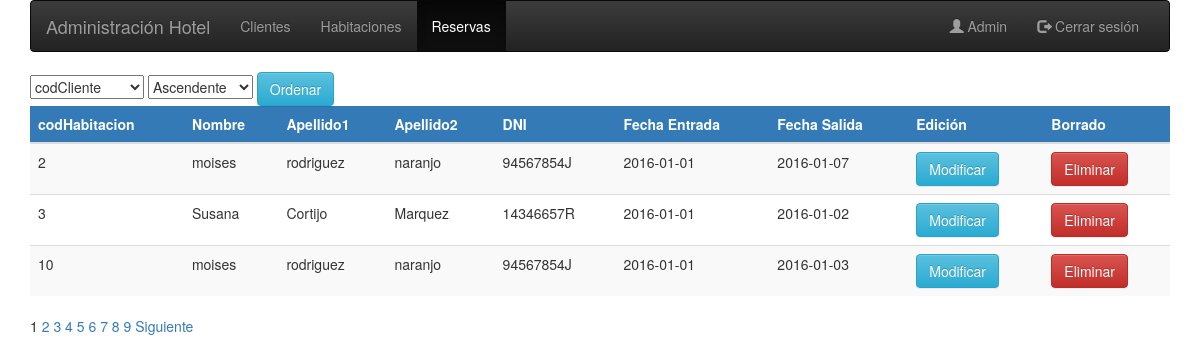
Screenshot of /administracion/reservas.php (signed in) with the database file from the repository.
### tables this page shows
CREATE TABLE `reserva` (
  `codHabitacion` int(10) NOT NULL,
  `codCliente` int(10) NOT NULL,
  `fechaEntrada` date NOT NULL,
  `fechaSalida` date NOT NULL
);

CREATE TABLE `habitacion` (
  `codHabitacion` int(10) NOT NULL,
  `tipo` varchar(16) NOT NULL,
  `capacidad` int(11) NOT NULL,
  `planta` int(1) NOT NULL,
  `tarifa` double NOT NULL
);

CREATE TABLE `cliente` (
  `codCliente` int(10) NOT NULL,
  `DNI` varchar(9) NOT NULL,
  `nombre` varchar(30) NOT NULL,
  `apellido1` varchar(60) NOT NULL,
  `apellido2` varchar(60) NOT NULL
);

### administracion/listaReservas.php (the view, shortened to what this page needs)
<?php
if ($_SESSION['logueadoAdmin'] == true) {
  try {
    $conexion = new PDO("mysql:host=localhost;dbname=hotel;charset=utf8", "root");
  } catch (PDOException $e) {
    echo "No se ha podido establecer conexión con el servidor de bases de datos.<br>";
    die("Error: " . $e->getMessage());
  }
  $consultaTotal = $conexion->query("SELECT * FROM reserva");
  $totalFilas = $consultaTotal->rowCount();
  $TAMANO_PAGINA = 3;
  $pagina = $_REQUEST["pagina"];
  if(empty($pagina)){
    $pagina = 1;
  }
  if (!isset($pagina)) {
    $inicio = 0;
    $pagina = 1;
  } else {
    $inicio = ($pagina - 1) * $TAMANO_PAGINA;
  }
  $totalPaginas = ceil($totalFilas / $TAMANO_PAGINA);
  $orderBy = "ORDER BY r.fechaEntrada ASC, r.codHabitacion";
    $orden = $_REQUEST["orden"];
    $tipoOrden = $_REQUEST["tipoOrden"];
    if (!empty($tipoOrden)) {
      $orderBy .= " " . $tipoOrden;
    }else{
      $orderBy .= " ASC";
    }
  $consulta = $conexion->query("SELECT * FROM reserva r "
    . "JOIN habitacion h ON (r.codHabitacion = h.codHabitacion) "
    . "JOIN cliente c ON (c.codCliente = r.codCliente) "
    . $orderBy . " LIMIT " . $inicio . "," . $TAMANO_PAGINA);
    $opcionesOrden = array();
    $opcionesOrden["codHabitacion"] = "codCliente";
    $opcionesOrden["nombre"] = "nombre";
    $opcionesOrden["apellido1"] = "Apellido1";
    $opcionesOrden["dni"] = "DNI";
    $opcionesOrden["fechaEntrada"] = "Fecha Entrada";
    $opcionesOrden["fechaSalida"] = "Fecha Salida";
    $tiposOrden = array();
    $tiposOrden["asc"] = "Ascendente";
    $tiposOrden["desc"] = "Descendente";
  ?>
  <div class="ordenar">
    <select name="orden">
       <?php
           foreach ($opcionesOrden as $clave => $valor) {
             $selected = "";
             echo "<option ". $selected ." value='" . $clave . "'>" . $valor . "</option>\n";
           }
       ?>
    </select>
    <select name="tipoOrden">
      <?php
          foreach ($tiposOrden as $clave => $valor) {
            $selected = "";
            echo "<option ". $selected ." value='" . $clave . "'>" . $valor . "</option>\n";
          }
      ?>
    </select>
    <button type="button" class="btn btn-info btn-ordenar">Ordenar</button>
  </div>
  <table id="tabladatos" class="table table-striped table-hover" data-orden="<?=$orden?>" data-tipo-orden="<?=$tipoOrden?>">
      <thead>
          <tr class="bg-primary">
              <th>codHabitacion</th>
              <th>Nombre</th>
              <th>Apellido1</th>
              <th>Apellido2</th>
              <th>DNI</th>
              <th>Fecha Entrada</th>
              <th>Fecha Salida</th>
              <th>Edición</th>
              <th>Borrado</th>
          </tr>
      </thead>
      <tbody>
          <?php
          while ($reserva = $consulta->fetchObject()) {
            ?>
            <tr id="reserva_<?= $reserva->codHabitacion, $reserva->codCliente, $reserva->fechaEntrada ?>" data-codHabitacion="<?= $reserva->codHabitacion?>" data-codCliente="<?=$reserva->codCliente?>" data-fechaEntrada="<?=$reserva->fechaEntrada ?>">
                <td class="codHabitacion"><?= $reserva->codHabitacion ?></td>
                <td class="nombre"><?= $reserva->nombre ?></td>
                <td class="apellido1"><?= $reserva->apellido1 ?></td>
                <td class="apellido2"><?= $reserva->apellido2 ?></td>
                <td class="dni"><?= $reserva->DNI ?></td>
                <td class="fechaEntrada"><?= $reserva->fechaEntrada ?></td>
                <td class="fechaSalida"><?= $reserva->fechaSalida ?></td>
                <td>
                  <button type="button" class="btn btn-info btn-modificar">Modificar</button>
                </td>
                <td>
                    <button type="button" class="btn btn-danger btn-eliminar">Eliminar</button>
                </td>
            </tr>
          <?php } ?>
      </tbody>
  </table>
<div class="paginacion">
      <?php
        if ($totalPaginas > 1) {
          for ($i=1;$i<=$totalPaginas;$i++) {
            if ($pagina == $i){
               echo "<spam class='pagActual'> " ,$pagina , " </spam>";
            }else{
              echo '  <a href data-pagina="'.$i.'">'.$i.' </a>  ';
            }
          }
          if ($pagina != $totalPaginas){
            echo '<a href data-pagina="'.($pagina+1).'"> Siguiente</a>';
          }
        }
        ?>
</div>
  <?php
}
?>

### css/main.css (style rules this page uses)
body { margin: 0; }
a:link { text-decoration: none; }
a { text-decoration: none; outline: 0; }

### rows the page displays
reserva: codHabitacion.codHabitacion "2", codCliente.nombre "moises", codCliente.apellido1 "rodriguez", codCliente.apellido2 "naranjo", codCliente.DNI "94567854J", fechaEntrada "2016-01-01", fechaSalida "2016-01-07"
reserva: codHabitacion.codHabitacion "3", codCliente.nombre "Susana", codCliente.apellido1 "Cortijo", codCliente.apellido2 "Marquez", codCliente.DNI "14346657R", fechaEntrada "2016-01-01", fechaSalida "2016-01-02"
reserva: codHabitacion.codHabitacion "10", codCliente.nombre "moises", codCliente.apellido1 "rodriguez", codCliente.apellido2 "naranjo", codCliente.DNI "94567854J", fechaEntrada "2016-01-01", fechaSalida "2016-01-03"

### other values shown
$_SESSION['nombreAdmin'] "Admin"
form field orden "codCliente"
form field tipoOrden "Ascendente"
